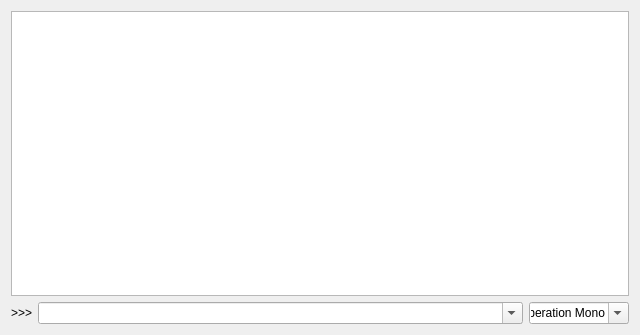
<?xml version="1.0" encoding="UTF-8"?>
<ui version="4.0">
 <class>Form</class>
 <widget class="QWidget" name="Form">
  <property name="geometry">
   <rect>
    <x>0</x>
    <y>0</y>
    <width>640</width>
    <height>335</height>
   </rect>
  </property>
  <property name="windowTitle">
   <string>Form</string>
  </property>
  <layout class="QVBoxLayout" name="verticalLayout_2">
   <item>
    <widget class="QPlainTextEdit" name="textBrowser">
     <property name="readOnly">
      <bool>true</bool>
     </property>
    </widget>
   </item>
   <item>
    <layout class="QHBoxLayout" name="horizontalLayout">
     <item>
      <widget class="QLabel" name="label">
       <property name="text">
        <string>&gt;&gt;&gt;</string>
       </property>
      </widget>
     </item>
     <item>
      <widget class="QComboBox" name="comboBox">
       <property name="sizePolicy">
        <sizepolicy hsizetype="Expanding" vsizetype="Fixed">
         <horstretch>0</horstretch>
         <verstretch>0</verstretch>
        </sizepolicy>
       </property>
       <property name="editable">
        <bool>true</bool>
       </property>
       <property name="maxVisibleItems">
        <number>10</number>
       </property>
       <property name="duplicatesEnabled">
        <bool>true</bool>
       </property>
       <property name="frame">
        <bool>true</bool>
       </property>
      </widget>
     </item>
     <item>
      <widget class="QFontComboBox" name="fontComboBox">
       <property name="sizePolicy">
        <sizepolicy hsizetype="Minimum" vsizetype="Fixed">
         <horstretch>0</horstretch>
         <verstretch>0</verstretch>
        </sizepolicy>
       </property>
       <property name="maximumSize">
        <size>
         <width>100</width>
         <height>16777215</height>
        </size>
       </property>
       <property name="fontFilters">
        <set>QFontComboBox::ScalableFonts</set>
       </property>
       <property name="currentFont">
        <font>
         <family>Consolas</family>
         <pointsize>10</pointsize>
        </font>
       </property>
      </widget>
     </item>
    </layout>
   </item>
  </layout>
 </widget>
 <resources/>
 <connections/>
</ui>
